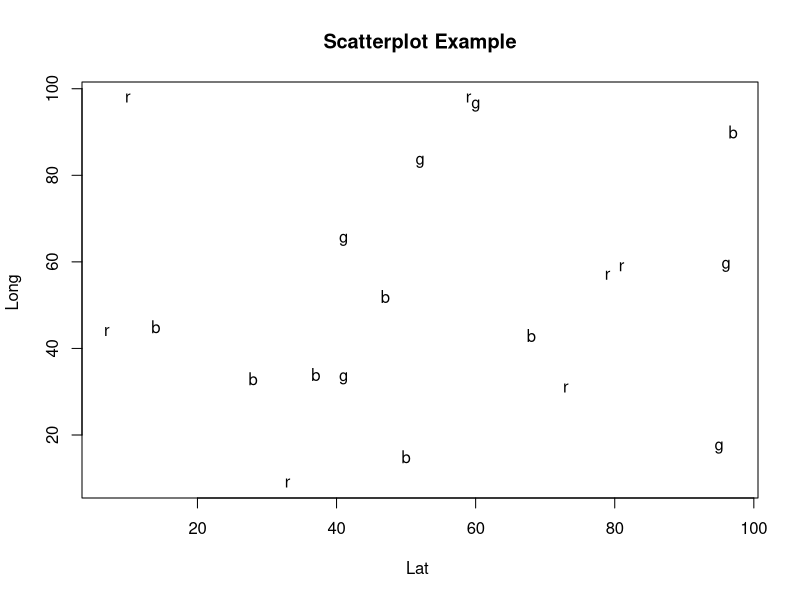

Source code (R):
## ---- chunk 1
knitr::opts_chunk$set(echo = TRUE)
## ---- chunk 2

  color<- c("red", "green", "blue")
  x<- sample(1:100,20,replace=T)
  y<- sample(1:100,20,replace=T)
  att<- sample(color, 20, replace=T)  
data.made<- as.data.frame(rbind(x,y,att) ) 
#to visulize the data
attach(data.made)
plot(x, y, main="Scatterplot Example",
     xlab="Lat ", ylab="Long ", pch=att)
write.csv(data.made, file="Example_Data")
